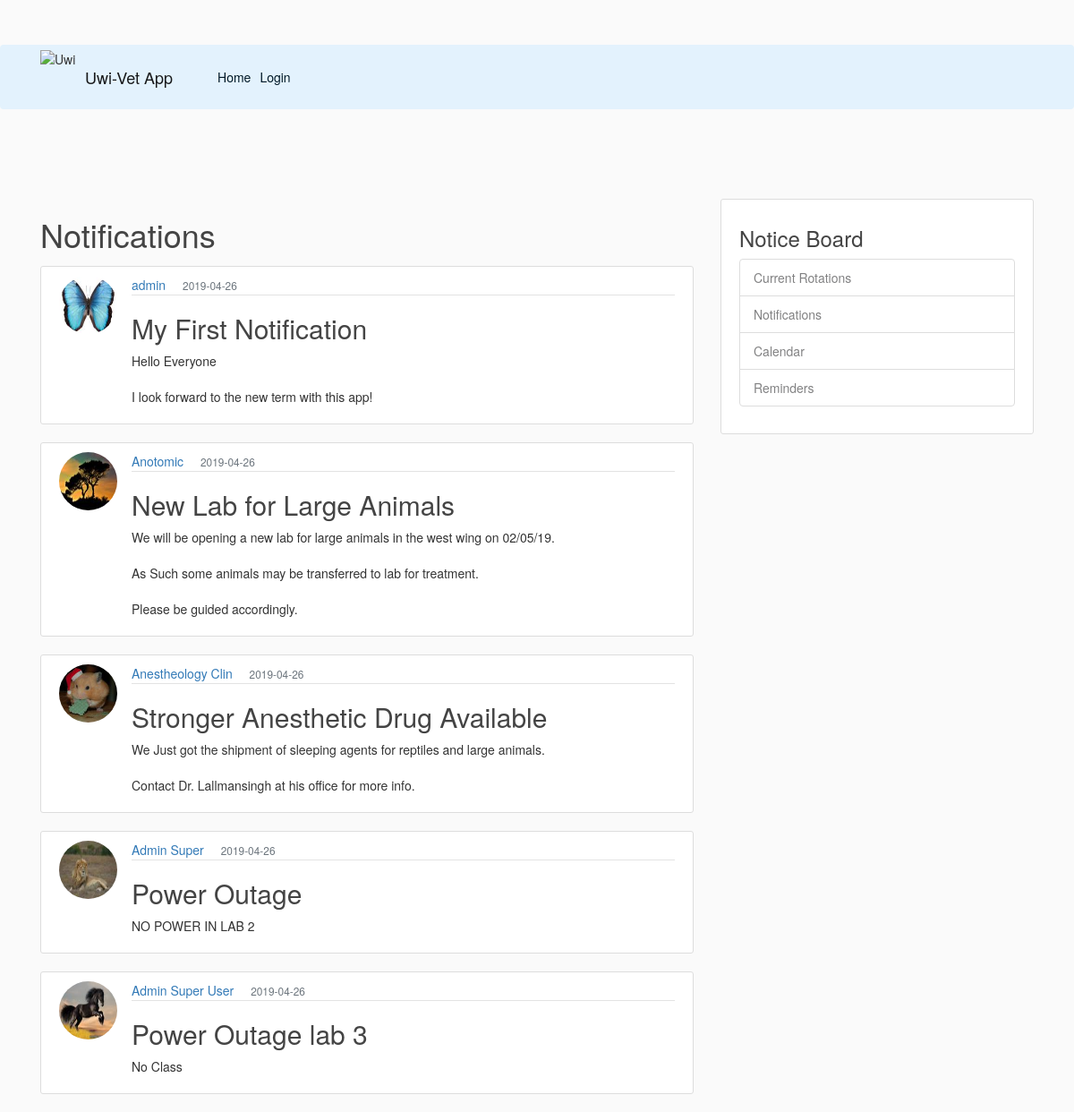
The page /home on the database its author committed.
### flaskblog/models.py (models this page shows, shortened)
class Post3(db.Model):
    id = db.Column(db.Integer, primary_key = True)
    title = db.Column(db.String(100),nullable=False)
    date_posted = db.Column(db.DateTime, nullable=False, default=datetime.utcnow)
    content = db.Column(db.Text, nullable = False)
    author = db.Column(db.String(100), nullable=False)
    user_id = db.Column(db.Integer, nullable=False)
    image_file = db.Column(db.String(20), nullable=False)

### flaskblog/routes.py (the view)
@app.route("/")
@app.route("/home")
def home():
    posts = Post3.query.all()
    return render_template('home.html', posts=posts)

### flaskblog/templates/home.html
{% extends "layout.html" %}
{% block content%}
        <h1> Notifications</h1>
        {% for post in posts %}
            <article class="media content-section">
                    <img class="rounded-circle article-img" src="{{ url_for('static', filename='profilepics/' + post.image_file) }}">
                    <div class="media-body">
                    <div class="article-metadata">
                        <a class="mr-4" href="#">{{ post.author }}</a>
                        <small class="text-muted">{{ post.date_posted.strftime('%Y-%m-%d') }}</small>
                    </div>
                    <h2><a class="article-title" href="{{ url_for('post', post_id=post.id) }}">{{ post.title }}</a></h2>
                    <p class="article-content">{{ post.content }}</p>
                    </div>
            </article>
        {% endfor %}
{% endblock content %}

### flaskblog/templates/layout.html (shortened to what this page needs)
<!DOCTYPE html>
<html lang="en">
<head>
    <link rel="stylesheet" href="https://stackpath.bootstrapcdn.com/bootstrap/4.3.1/css/bootstrap.min.css"
>
    <link href="//maxcdn.bootstrapcdn.com/bootstrap/3.3.0/css/bootstrap.min.css" rel="stylesheet" id="bootstrap-css">
    <link rel="stylesheet" type ="text/css" href="{{ url_for('static', filename='main.css') }}">
    <link href="//netdna.bootstrapcdn.com/font-awesome/4.0.3/css/font-awesome.min.css" rel="stylesheet" type="text/css" />
</head>
<body>
    <header class="site-header">
        <nav class="navbar navbar-expand-lg navbar-light fixed-top" style="background-color: #e3f2fd;">
            <div class="container">
            <img src="https://upload.wikimedia.org/wikipedia/en/thumb/0/01/Coat_of_arms_of_the_University_of_the_West_Indies.png/220px-Coat_of_arms_of_the_University_of_the_West_Indies.png" alt="Uwi" style="width:50px;height:60px;">
            <a class="navbar-brand mr-4" href="/">Uwi-Vet App</a>
            <div class="collapse navbar-collapse" id="navbarToggle">
                <div class="navbar-nav mr-auto">
                <a class="nav-item nav-link" href="{{ url_for('home') }}">Home</a>
                </div>
                <div class="navbar-nav">
                {% if current_user.is_authenticated %}
                    <a class="nav-item nav-link" href="{{ url_for('account') }}">Account</a>
                    {% if current_user.level == 1 %}
                        <a class="nav-item nav-link" href="{{ url_for('register') }}">Register</a>
                    {% endif %}
                    <a class="nav-item nav-link" href="{{ url_for('logout') }}">Logout</a>
                {% else %}
                    <a class="nav-item nav-link" href="{{ url_for('login') }}">Login</a>
                {% endif%}
                </div>
            </div>
            </div>
        </nav>
    </header>
    <div>
        <br>
        <br>
        <br>
        <br>
    </div>
    <main role="main" class="container">
        <div class="row">
            <div class="col-md-8">
            {% block content %}{% endblock %}
            </div>
            <div class="col-md-4">
            <div class="content-section">
                <h3>Notice Board</h3>
                <ul class="list-group">
                    <li class="list-group-item list-group-item-light">Current Rotations</li>
                    <li class="list-group-item list-group-item-light">Notifications</li>
                    <li class="list-group-item list-group-item-light">Calendar</li>
                    <li class="list-group-item list-group-item-light">Reminders</li>
                </ul>
            </div>
            </div>
        </div>
      </main>
</body>
</html>

### flaskblog/static/main.css (style rules this page uses)
body { background: #fafafa; color: #333333; margin-top: 5rem; }
h1, h2, h3, h4, h5, h6 { color: #444444; }
.site-header .navbar-nav .nav-link { color: #001927; }
.content-section { background: #ffffff; padding: 10px 20px; border: 1px solid #dddddd; border-radius: 3px; margin-bottom: 20px; }
.article-title { color: #444444; }
.article-content { white-space: pre-line; }
.article-img { height: 65px; width: 65px; margin-right: 16px; }
.article-metadata { padding-bottom: 1px; margin-bottom: 4px; border-bottom: 1px solid #e3e3e3 }

### rows shown on the page
Post3: image_file (picture), author "admin", date_posted "2019-04-26", title "My First Notification", content "Hello Everyone I look forward to the new term with this app!"
Post3: image_file (picture), author "Anotomic", date_posted "2019-04-26", title "New Lab for Large Animals", content "We will be opening a new lab for large animals in the west wing on 02/05/19. As Such some animals may be transferred to lab for treatment. Please be guided accordingly."
Post3: image_file (picture), author "Anestheology Clin", date_posted "2019-04-26", title "Stronger Anesthetic Drug Available", content "We Just got the shipment of sleeping agents for reptiles and large animals. Contact Dr. Lallmansingh at his office for more info."
Post3: image_file (picture), author "Admin Super", date_posted "2019-04-26", title "Power Outage", content "NO POWER IN LAB 2"
Post3: image_file (picture), author "Admin Super User", date_posted "2019-04-26", title "Power Outage lab 3", content "No Class"
